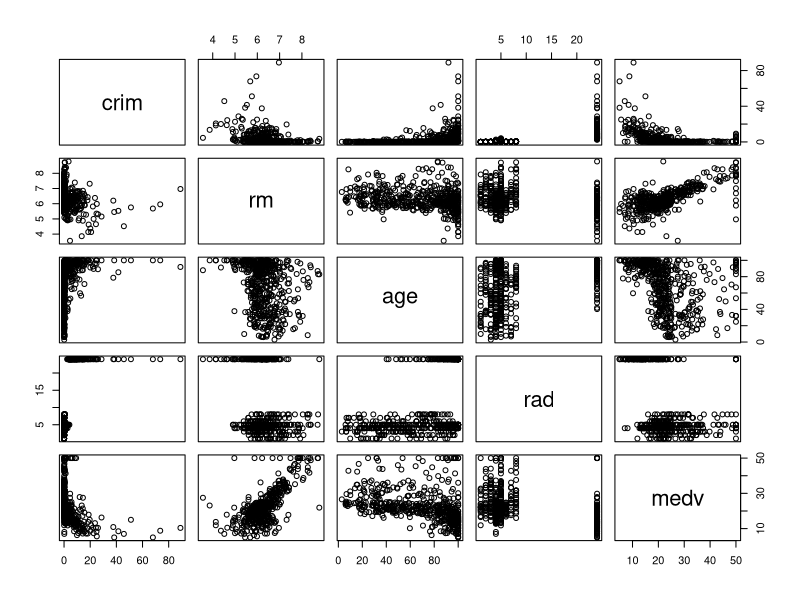
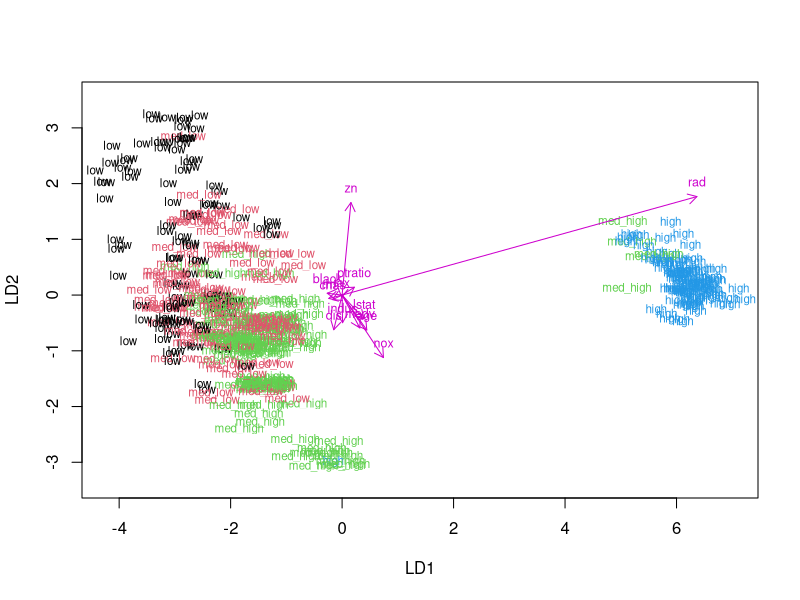
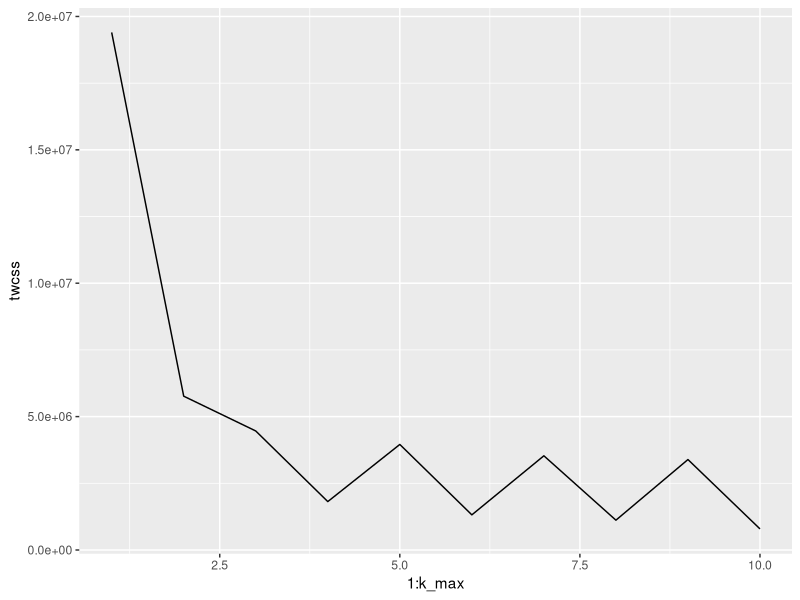
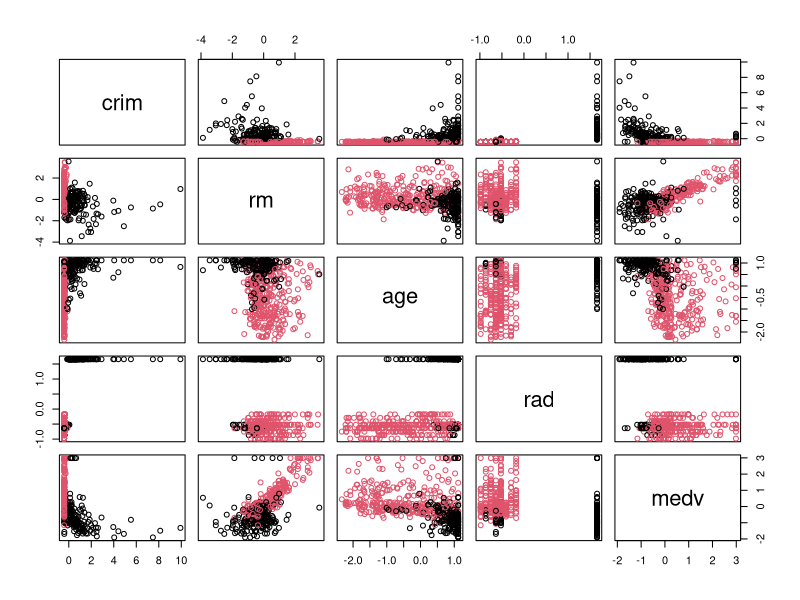

R code for these plots, in order:
## ---- chunk 1
# necessary libraries
library(MASS)
library(dplyr)
library(ggplot2)
## ---- chunk 2
# load data from MASS package
data("Boston")
## ---- chunk 3
# explore the data
str(Boston)
dim(Boston)
## ---- chunk 4
# show summary of variables and visualize variables and their relationships
summary(Boston)
pairs(Boston[c(1, 6, 7, 9, 14)])
## ---- chunk 5
# standardize the variables (scale them)
boston_scaled <- scale(Boston)
summary(boston_scaled)
## ---- chunk 6
# define data as data frame
boston_scaled <- as.data.frame(boston_scaled)

# set quantiles as breaks
bins <- quantile(boston_scaled$crim)

# create categorical variable of the crime rate (crim)
boston_scaled$crime <- cut(boston_scaled$crim, breaks = bins, include.lowest = TRUE, label = c("low", "med_low", "med_high", "high"))

# drop old crime rate variable
boston_scaled <- boston_scaled %>% dplyr::select(!crim)

# divide data in training and test data sets
n <- nrow(boston_scaled)
sample <- sample(n,  size = n * 0.8)
train <- boston_scaled[sample,]
test <- boston_scaled[-sample,]
## ---- chunk 7
# fit linear discriminant analysis
fit <- lda(crime ~ ., data = train)
# summary of the LDA
fit

# make a biplot
# function for the biplot arrows
lda.arrows <- function(x, myscale = 1, arrow_heads = 0.1, color = "magenta3", tex = 0.75, choices = c(1,2)){
  heads <- coef(x)
  arrows(x0 = 0, y0 = 0, 
         x1 = myscale * heads[,choices[1]], 
         y1 = myscale * heads[,choices[2]], col=color, length = arrow_heads)
  text(myscale * heads[,choices], labels = row.names(heads), 
       cex = tex, col=color, pos=3)
}

# plot the lda results
plot(fit, dimen = 2, col = as.numeric(train$crime), pch = as.numeric(train$crime))
lda.arrows(fit, myscale = 2)
## ---- chunk 8
# save true crime classes and then remove from them test data set
correct_classes <- test$crime
test <- select(test, -crime)

# predict classes with LDA model
pred <- predict(fit, newdata = test)

# cross tabulate the results
table(correct = correct_classes, predicted = pred$class)
## ---- chunk 9
# reload "Boston" data set
data('Boston')

# standardize the variables (scale them)
boston_scaled_2 <- scale(Boston)

# calculate distances between observations
dist_eu <- dist(boston_scaled_2)

# determine the best number of clusters
k_max <- 10
# calculate the total within sum of squares
twcss <- sapply(1:k_max, function(k){kmeans(Boston, k)$tot.withinss})
# visualize the results
qplot(x = 1:k_max, y = twcss, geom = 'line')

# k-means clustering
km <-kmeans(boston_scaled_2, centers = 2)

# plot the Boston data set with clusters
pairs(boston_scaled_2[,c(1, 6, 7, 9, 14)], col = km$cluster)
